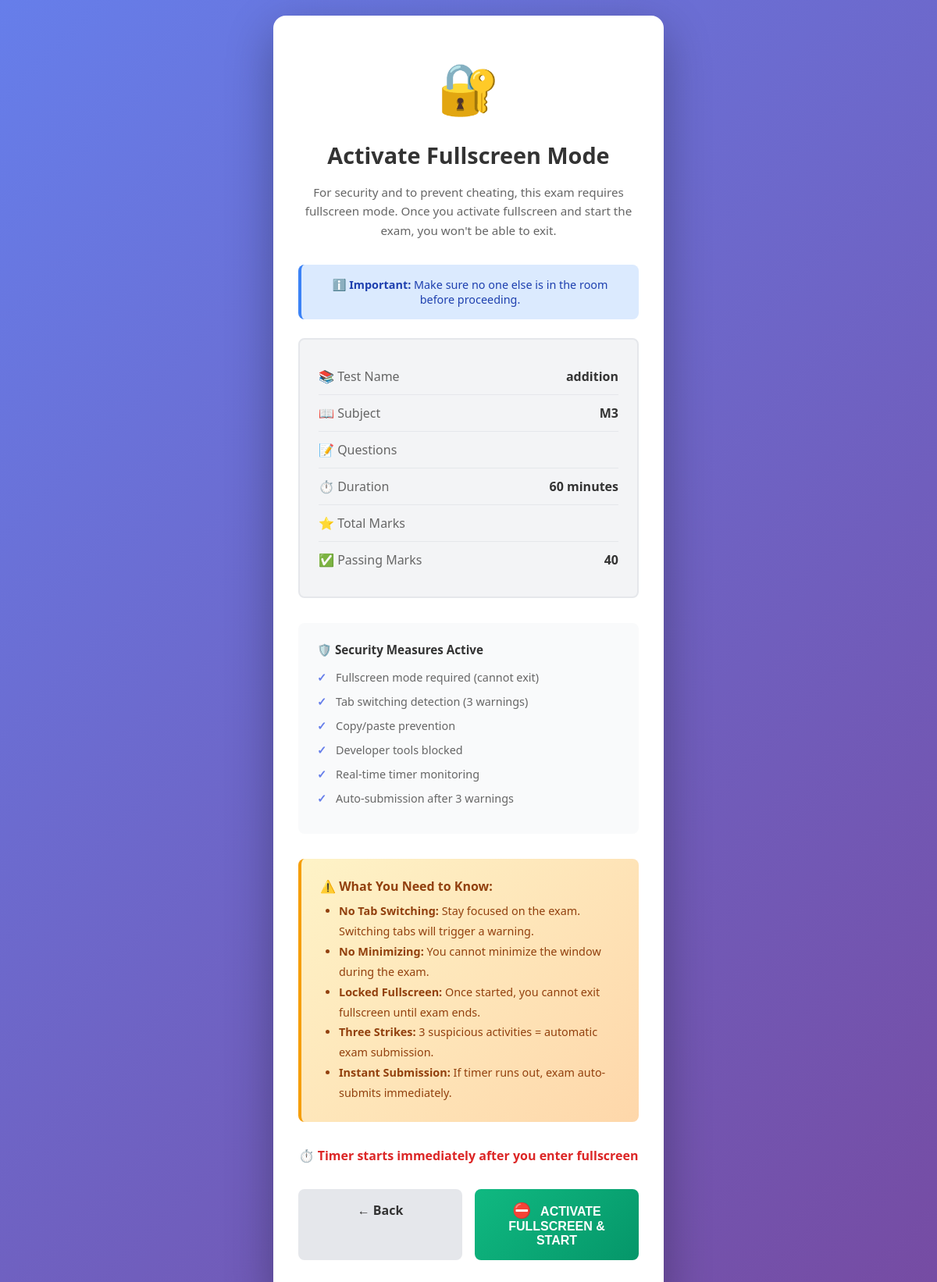
The page /exam/test/2/start/ (signed in) on the database its author committed.
### questions/models.py (models this page shows, shortened)
class Test(models.Model):
    STATUS_CHOICES = (
        ('DRAFT', 'Draft'),
        ('ACTIVE', 'Active'),
        ('CLOSED', 'Closed'),
    )
    title = models.CharField(max_length=255)
    description = models.TextField()
    subject = models.ForeignKey(Subject, on_delete=models.CASCADE, related_name='tests')
    created_by = models.ForeignKey(User, on_delete=models.CASCADE, related_name='created_tests')
    status = models.CharField(max_length=20, choices=STATUS_CHOICES, default='DRAFT')
    total_marks = models.IntegerField(default=100)
    duration_minutes = models.IntegerField(default=60)  # Duration in minutes
    passing_marks = models.IntegerField(default=40)
    start_date = models.DateTimeField()
    end_date = models.DateTimeField()
    is_negative_marking = models.BooleanField(default=False)
    negative_mark_per_question = models.FloatField(default=0)
    instructions = models.TextField(blank=True)
    created_at = models.DateTimeField(auto_now_add=True)
    updated_at = models.DateTimeField(auto_now=True)
    class Meta:
        ordering = ['-created_at']

class Subject(models.Model):
    name = models.CharField(max_length=100, unique=True)
    code = models.CharField(max_length=20, unique=True)
    department = models.CharField(max_length=100)
    year = models.IntegerField()
    description = models.TextField(blank=True)
    created_at = models.DateTimeField(auto_now_add=True)
    class Meta:
        ordering = ['name']

### exam/views.py (the view)
# urls.py: path('test/<int:test_id>/start/', views.start_exam, name='start_exam'),
@login_required(login_url='accounts:login')
def start_exam(request, test_id):
    if request.user.role != 'STUDENT':
        messages.error(request, 'Only students can take exams')
        return redirect('accounts:dashboard')
    try:
        student = StudentProfile.objects.get(user=request.user)
    except StudentProfile.DoesNotExist:
        messages.error(request, 'Student profile not found')
        return redirect('accounts:dashboard')
    test = get_object_or_404(Test, id=test_id)
    if test.subject.department != student.department or test.subject.year != student.year:
        messages.error(request, 'You do not have access to this test')
        return redirect('questions:available_tests')
    now = timezone.now()
    if now < test.start_date:
        messages.error(request, 'This test has not started yet')
        return redirect('questions:available_tests')
    if now > test.end_date:
        messages.error(request, 'This test has ended')
        return redirect('questions:available_tests')
    context = {
        'test': test,
    }
    return render(request, 'exam/exam_start.html', context)

### templates/exam/exam_start.html (shortened to what this page needs)
<!DOCTYPE html>
<html lang="en">
<head>
</head>
<body>
    <div class="container">
        <div class="header-icon">🔐</div>
        <h1>Activate Fullscreen Mode</h1>
        <p class="subtitle">
            For security and to prevent cheating, this exam requires fullscreen mode.
            Once you activate fullscreen and start the exam, you won't be able to exit.
        </p>
        <div class="info-text">
            <strong>ℹ️ Important:</strong> Make sure no one else is in the room before proceeding.
        </div>
        <div class="test-info">
            <div class="info-row">
                <span class="info-label">📚 Test Name</span>
                <span class="info-value">{{ test.title }}</span>
            </div>
            <div class="info-row">
                <span class="info-label">📖 Subject</span>
                <span class="info-value">{{ test.subject.name }}</span>
            </div>
            <div class="info-row">
                <span class="info-label">📝 Questions</span>
            </div>
            <div class="info-row">
                <span class="info-label">⏱️ Duration</span>
                <span class="info-value">{{ test.duration_minutes }} minutes</span>
            </div>
            <div class="info-row">
                <span class="info-label">⭐ Total Marks</span>
            </div>
            <div class="info-row">
                <span class="info-label">✅ Passing Marks</span>
                <span class="info-value">{{ test.passing_marks }}</span>
            </div>
        </div>
        <div class="features">
            <div class="features-title">🛡️ Security Measures Active</div>
            <div class="feature-item">
                <span class="feature-icon">✓</span>
                <span>Fullscreen mode required (cannot exit)</span>
            </div>
            <div class="feature-item">
                <span class="feature-icon">✓</span>
                <span>Tab switching detection (3 warnings)</span>
            </div>
            <div class="feature-item">
                <span class="feature-icon">✓</span>
                <span>Copy/paste prevention</span>
            </div>
            <div class="feature-item">
                <span class="feature-icon">✓</span>
                <span>Developer tools blocked</span>
            </div>
            <div class="feature-item">
                <span class="feature-icon">✓</span>
                <span>Real-time timer monitoring</span>
            </div>
            <div class="feature-item">
                <span class="feature-icon">✓</span>
                <span>Auto-submission after 3 warnings</span>
            </div>
        </div>
        <div class="warning-box">
            <div class="warning-title">⚠️ What You Need to Know:</div>
            <ul class="warning-list">
                <li><strong>No Tab Switching:</strong> Stay focused on the exam. Switching tabs will trigger a warning.</li>
                <li><strong>No Minimizing:</strong> You cannot minimize the window during the exam.</li>
                <li><strong>Locked Fullscreen:</strong> Once started, you cannot exit fullscreen until exam ends.</li>
                <li><strong>Three Strikes:</strong> 3 suspicious activities = automatic exam submission.</li>
                <li><strong>Instant Submission:</strong> If timer runs out, exam auto-submits immediately.</li>
            </ul>
        </div>
        <div class="timer-notice">
            ⏱️ Timer starts immediately after you enter fullscreen
        </div>
        <div class="action-buttons">
            <a href="{% url 'questions:available_tests' %}" class="btn btn-secondary">
                ← Back
            </a>
            <button class="btn btn-primary" id="fullscreenBtn" onclick="enterFullscreenAndStart()">
                <span class="fullscreen-icon">⛔</span> ACTIVATE FULLSCREEN & START
            </button>
        </div>
    </div>
</body>
</html>

### templates/exam/exam_start.html (style rules this page uses)
* { margin: 0; padding: 0; box-sizing: border-box; }
body { background: linear-gradient(135deg, #667eea 0%, #764ba2 100%); min-height: 100vh; display: flex; justify-content: center; align-items: center; font-family: 'Segoe UI', Tahoma, Geneva, Verdana, sans-serif; padding: 20px; }
.container { background: white; border-radius: 16px; padding: 3rem 2rem; max-width: 500px; width: 100%; box-shadow: 0 20px 60px rgba(0, 0, 0, 0.3); text-align: center; }
.header-icon { font-size: 4rem; margin-bottom: 1.5rem; animation: bounce 2s infinite; }
h1 { color: #333; margin-bottom: 1rem; font-size: 1.8rem; }
.subtitle { color: #666; font-size: 0.95rem; margin-bottom: 2rem; line-height: 1.6; }
.warning-box { background: linear-gradient(135deg, #fef3c7 0%, #fed7aa 100%); border-left: 4px solid #f59e0b; padding: 1.5rem; border-radius: 8px; margin-bottom: 2rem; text-align: left; }
.warning-title { color: #92400e; font-weight: 700; margin-bottom: 0.5rem; display: flex; align-items: center; gap: 0.5rem; }
.warning-list { color: #92400e; font-size: 0.9rem; line-height: 1.8; }
.warning-list li { margin-left: 1.5rem; }
.test-info { background: #f3f4f6; padding: 1.5rem; border-radius: 8px; margin-bottom: 2rem; text-align: left; border: 2px solid #e5e7eb; }
.info-row { display: flex; justify-content: space-between; padding: 0.75rem 0; border-bottom: 1px solid #e5e7eb; }
.info-row:last-child { border-bottom: none; }
.info-label { color: #666; font-weight: 500; }
.info-value { color: #333; font-weight: 700; }
.action-buttons { display: flex; gap: 1rem; margin-top: 2rem; }
.btn { flex: 1; padding: 1rem; border: none; border-radius: 8px; font-weight: 600; font-size: 1rem; cursor: pointer; transition: all 0.3s ease; text-decoration: none; display: inline-block; }
.btn-primary { background: linear-gradient(135deg, #10b981 0%, #059669 100%); color: white; }
.btn-secondary { background: #e5e7eb; color: #333; }
.fullscreen-icon { display: inline-block; font-size: 1.2rem; margin-right: 0.5rem; }
.features { background: #f9fafb; padding: 1.5rem; border-radius: 8px; margin-bottom: 2rem; text-align: left; }
.features-title { color: #333; font-weight: 700; margin-bottom: 1rem; font-size: 0.95rem; }
.feature-item { display: flex; align-items: flex-start; gap: 0.75rem; margin-bottom: 0.75rem; color: #666; font-size: 0.9rem; }
.feature-icon { color: #667eea; font-weight: 700; flex-shrink: 0; }
.info-text { background: #dbeafe; color: #1e40af; padding: 1rem; border-radius: 8px; margin-bottom: 1.5rem; font-size: 0.9rem; border-left: 4px solid #3b82f6; }
.timer-notice { color: #dc2626; font-weight: 600; margin-top: 1rem; display: flex; align-items: center; justify-content: center; gap: 0.5rem; }

### rows shown on the page
Test: title "addition", subject.name "M3", duration_minutes "60", passing_marks "40"
